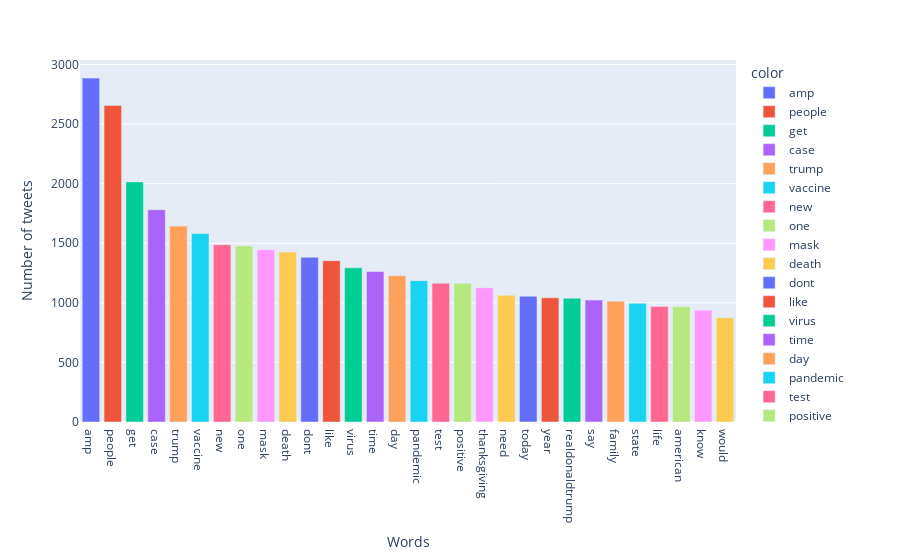

This figure's notebook cell:
### Code cell
words_covid_df = pd.DataFrame(columns = ['words'])
words_covid_df['words'] = words_covid

words_covid_df = words_covid_df['words'].value_counts(sort=True).to_frame().reset_index().rename(columns={'words':'occurences','index': 'words'})
words_covid_df = words_covid_df[words_covid_df['words'] != "covid19"]
words_covid_df = words_covid_df[words_covid_df['words'] != "corona"]
words_covid_df = words_covid_df[words_covid_df['words'] != "covid"]
words_covid_df = words_covid_df[words_covid_df['words'] != "coronavirus"]

words_covid_df['words'] = words_covid_df['words'].apply(lambda x: check_word(x))
words_covid_df = words_covid_df[words_covid_df['words'] != "x"]
words_covid_df = words_covid_df.head(30)
word_occurences = px.bar(x = words_covid_df['words'], 
                    y = words_covid_df['occurences'],
                    title = '', 
                    labels = dict(x = 'Words', y = 'Number of tweets'),
                    color = words_covid_df['words'])
                    
word_occurences.show()

### Figure 1 — Plotly figure (JSON) as saved in the notebook; plotly's stock layout.template omitted (floating-point values rounded to 4 significant figures)
{"data": [{"alignmentgroup": "True", "hovertemplate": "color=amp<br>Words=%{x}<br>Number of tweets=%{y}<extra></extra>", "legendgroup": "amp", "marker": {"color": "#636efa"}, "name": "amp", "offsetgroup": "amp", "orientation": "v", "showlegend": true, "textposition": "auto", "type": "bar", "x": ["amp"], "xaxis": "x", "y": [2886], "yaxis": "y"}, {"alignmentgroup": "True", "hovertemplate": "color=people<br>Words=%{x}<br>Number of tweets=%{y}<extra></extra>", "legendgroup": "people", "marker": {"color": "#EF553B"}, "name": "people", "offsetgroup": "people", "orientation": "v", "showlegend": true, "textposition": "auto", "type": "bar", "x": ["people"], "xaxis": "x", "y": [2657], "yaxis": "y"}, {"alignmentgroup": "True", "hovertemplate": "color=get<br>Words=%{x}<br>Number of tweets=%{y}<extra></extra>", "legendgroup": "get", "marker": {"color": "#00cc96"}, "name": "get", "offsetgroup": "get", "orientation": "v", "showlegend": true, "textposition": "auto", "type": "bar", "x": ["get"], "xaxis": "x", "y": [2015], "yaxis": "y"}, {"alignmentgroup": "True", "hovertemplate": "color=case<br>Words=%{x}<br>Number of tweets=%{y}<extra></extra>", "legendgroup": "case", "marker": {"color": "#ab63fa"}, "name": "case", "offsetgroup": "case", "orientation": "v", "showlegend": true, "textposition": "auto", "type": "bar", "x": ["case"], "xaxis": "x", "y": [1781], "yaxis": "y"}, {"alignmentgroup": "True", "hovertemplate": "color=trump<br>Words=%{x}<br>Number of tweets=%{y}<extra></extra>", "legendgroup": "trump", "marker": {"color": "#FFA15A"}, "name": "trump", "offsetgroup": "trump", "orientation": "v", "showlegend": true, "textposition": "auto", "type": "bar", "x": ["trump"], "xaxis": "x", "y": [1644], "yaxis": "y"}, {"alignmentgroup": "True", "hovertemplate": "color=vaccine<br>Words=%{x}<br>Number of tweets=%{y}<extra></extra>", "legendgroup": "vaccine", "marker": {"color": "#19d3f3"}, "name": "vaccine", "offsetgroup": "vaccine", "orientation": "v", "showlegend": true, "textposition": "auto", "type": "bar", "x": ["vaccine"], "xaxis": "x", "y": [1581], "yaxis": "y"}, {"alignmentgroup": "True", "hovertemplate": "color=new<br>Words=%{x}<br>Number of tweets=%{y}<extra></extra>", "legendgroup": "new", "marker": {"color": "#FF6692"}, "name": "new", "offsetgroup": "new", "orientation": "v", "showlegend": true, "textposition": "auto", "type": "bar", "x": ["new"], "xaxis": "x", "y": [1488], "yaxis": "y"}, {"alignmentgroup": "True", "hovertemplate": "color=one<br>Words=%{x}<br>Number of tweets=%{y}<extra></extra>", "legendgroup": "one", "marker": {"color": "#B6E880"}, "name": "one", "offsetgroup": "one", "orientation": "v", "showlegend": true, "textposition": "auto", "type": "bar", "x": ["one"], "xaxis": "x", "y": [1478], "yaxis": "y"}, {"alignmentgroup": "True", "hovertemplate": "color=mask<br>Words=%{x}<br>Number of tweets=%{y}<extra></extra>", "legendgroup": "mask", "marker": {"color": "#FF97FF"}, "name": "mask", "offsetgroup": "mask", "orientation": "v", "showlegend": true, "textposition": "auto", "type": "bar", "x": ["mask"], "xaxis": "x", "y": [1446], "yaxis": "y"}, {"alignmentgroup": "True", "hovertemplate": "color=death<br>Words=%{x}<br>Number of tweets=%{y}<extra></extra>", "legendgroup": "death", "marker": {"color": "#FECB52"}, "name": "death", "offsetgroup": "death", "orientation": "v", "showlegend": true, "textposition": "auto", "type": "bar", "x": ["death"], "xaxis": "x", "y": [1426], "yaxis": "y"}, {"alignmentgroup": "True", "hovertemplate": "color=dont<br>Words=%{x}<br>Number of tweets=%{y}<extra></extra>", "legendgroup": "dont", "marker": {"color": "#636efa"}, "name": "dont", "offsetgroup": "dont", "orientation": "v", "showlegend": true, "textposition": "auto", "type": "bar", "x": ["dont"], "xaxis": "x", "y": [1382], "yaxis": "y"}, {"alignmentgroup": "True", "hovertemplate": "color=like<br>Words=%{x}<br>Number of tweets=%{y}<extra></extra>", "legendgroup": "like", "marker": {"color": "#EF553B"}, "name": "like", "offsetgroup": "like", "orientation": "v", "showlegend": true, "textposition": "auto", "type": "bar", "x": ["like"], "xaxis": "x", "y": [1354], "yaxis": "y"}, {"alignmentgroup": "True", "hovertemplate": "color=virus<br>Words=%{x}<br>Number of tweets=%{y}<extra></extra>", "legendgroup": "virus", "marker": {"color": "#00cc96"}, "name": "virus", "offsetgroup": "virus", "orientation": "v", "showlegend": true, "textposition": "auto", "type": "bar", "x": ["virus"], "xaxis": "x", "y": [1294], "yaxis": "y"}, {"alignmentgroup": "True", "hovertemplate": "color=time<br>Words=%{x}<br>Number of tweets=%{y}<extra></extra>", "legendgroup": "time", "marker": {"color": "#ab63fa"}, "name": "time", "offsetgroup": "time", "orientation": "v", "showlegend": true, "textposition": "auto", "type": "bar", "x": ["time"], "xaxis": "x", "y": [1263], "yaxis": "y"}, {"alignmentgroup": "True", "hovertemplate": "color=day<br>Words=%{x}<br>Number of tweets=%{y}<extra></extra>", "legendgroup": "day", "marker": {"color": "#FFA15A"}, "name": "day", "offsetgroup": "day", "orientation": "v", "showlegend": true, "textposition": "auto", "type": "bar", "x": ["day"], "xaxis": "x", "y": [1228], "yaxis": "y"}, {"alignmentgroup": "True", "hovertemplate": "color=pandemic<br>Words=%{x}<br>Number of tweets=%{y}<extra></extra>", "legendgroup": "pandemic", "marker": {"color": "#19d3f3"}, "name": "pandemic", "offsetgroup": "pandemic", "orientation": "v", "showlegend": true, "textposition": "auto", "type": "bar", "x": ["pandemic"], "xaxis": "x", "y": [1186], "yaxis": "y"}, {"alignmentgroup": "True", "hovertemplate": "color=test<br>Words=%{x}<br>Number of tweets=%{y}<extra></extra>", "legendgroup": "test", "marker": {"color": "#FF6692"}, "name": "test", "offsetgroup": "test", "orientation": "v", "showlegend": true, "textposition": "auto", "type": "bar", "x": ["test"], "xaxis": "x", "y": [1164], "yaxis": "y"}, {"alignmentgroup": "True", "hovertemplate": "color=positive<br>Words=%{x}<br>Number of tweets=%{y}<extra></extra>", "legendgroup": "positive", "marker": {"color": "#B6E880"}, "name": "positive", "offsetgroup": "positive", "orientation": "v", "showlegend": true, "textposition": "auto", "type": "bar", "x": ["positive"], "xaxis": "x", "y": [1164], "yaxis": "y"}, {"alignmentgroup": "True", "hovertemplate": "color=thanksgiving<br>Words=%{x}<br>Number of tweets=%{y}<extra></extra>", "legendgroup": "thanksgiving", "marker": {"color": "#FF97FF"}, "name": "thanksgiving", "offsetgroup": "thanksgiving", "orientation": "v", "showlegend": true, "textposition": "auto", "type": "bar", "x": ["thanksgiving"], "xaxis": "x", "y": [1127], "yaxis": "y"}, {"alignmentgroup": "True", "hovertemplate": "color=need<br>Words=%{x}<br>Number of tweets=%{y}<extra></extra>", "legendgroup": "need", "marker": {"color": "#FECB52"}, "name": "need", "offsetgroup": "need", "orientation": "v", "showlegend": true, "textposition": "auto", "type": "bar", "x": ["need"], "xaxis": "x", "y": [1063], "yaxis": "y"}, {"alignmentgroup": "True", "hovertemplate": "color=today<br>Words=%{x}<br>Number of tweets=%{y}<extra></extra>", "legendgroup": "today", "marker": {"color": "#636efa"}, "name": "today", "offsetgroup": "today", "orientation": "v", "showlegend": true, "textposition": "auto", "type": "bar", "x": ["today"], "xaxis": "x", "y": [1055], "yaxis": "y"}, {"alignmentgroup": "True", "hovertemplate": "color=year<br>Words=%{x}<br>Number of tweets=%{y}<extra></extra>", "legendgroup": "year", "marker": {"color": "#EF553B"}, "name": "year", "offsetgroup": "year", "orientation": "v", "showlegend": true, "textposition": "auto", "type": "bar", "x": ["year"], "xaxis": "x", "y": [1042], "yaxis": "y"}, {"alignmentgroup": "True", "hovertemplate": "color=realdonaldtrump<br>Words=%{x}<br>Number of tweets=%{y}<extra></extra>", "legendgroup": "realdonaldtrump", "marker": {"color": "#00cc96"}, "name": "realdonaldtrump", "offsetgroup": "realdonaldtrump", "orientation": "v", "showlegend": true, "textposition": "auto", "type": "bar", "x": ["realdonaldtrump"], "xaxis": "x", "y": [1039], "yaxis": "y"}, {"alignmentgroup": "True", "hovertemplate": "color=say<br>Words=%{x}<br>Number of tweets=%{y}<extra></extra>", "legendgroup": "say", "marker": {"color": "#ab63fa"}, "name": "say", "offsetgroup": "say", "orientation": "v", "showlegend": true, "textposition": "auto", "type": "bar", "x": ["say"], "xaxis": "x", "y": [1023], "yaxis": "y"}, {"alignmentgroup": "True", "hovertemplate": "color=family<br>Words=%{x}<br>Number of tweets=%{y}<extra></extra>", "legendgroup": "family", "marker": {"color": "#FFA15A"}, "name": "family", "offsetgroup": "family", "orientation": "v", "showlegend": true, "textposition": "auto", "type": "bar", "x": ["family"], "xaxis": "x", "y": [1014], "yaxis": "y"}, {"alignmentgroup": "True", "hovertemplate": "color=state<br>Words=%{x}<br>Number of tweets=%{y}<extra></extra>", "legendgroup": "state", "marker": {"color": "#19d3f3"}, "name": "state", "offsetgroup": "state", "orientation": "v", "showlegend": true, "textposition": "auto", "type": "bar", "x": ["state"], "xaxis": "x", "y": [996], "yaxis": "y"}, {"alignmentgroup": "True", "hovertemplate": "color=life<br>Words=%{x}<br>Number of tweets=%{y}<extra></extra>", "legendgroup": "life", "marker": {"color": "#FF6692"}, "name": "life", "offsetgroup": "life", "orientation": "v", "showlegend": true, "textposition": "auto", "type": "bar", "x": ["life"], "xaxis": "x", "y": [970], "yaxis": "y"}, {"alignmentgroup": "True", "hovertemplate": "color=american<br>Words=%{x}<br>Number of tweets=%{y}<extra></extra>", "legendgroup": "american", "marker": {"color": "#B6E880"}, "name": "american", "offsetgroup": "american", "orientation": "v", "showlegend": true, "textposition": "auto", "type": "bar", "x": ["american"], "xaxis": "x", "y": [968], "yaxis": "y"}, {"alignmentgroup": "True", "hovertemplate": "color=know<br>Words=%{x}<br>Number of tweets=%{y}<extra></extra>", "legendgroup": "know", "marker": {"color": "#FF97FF"}, "name": "know", "offsetgroup": "know", "orientation": "v", "showlegend": true, "textposition": "auto", "type": "bar", "x": ["know"], "xaxis": "x", "y": [938], "yaxis": "y"}, {"alignmentgroup": "True", "hovertemplate": "color=would<br>Words=%{x}<br>Number of tweets=%{y}<extra></extra>", "legendgroup": "would", "marker": {"color": "#FECB52"}, "name": "would", "offsetgroup": "would", "orientation": "v", "showlegend": true, "textposition": "auto", "type": "bar", "x": ["would"], "xaxis": "x", "y": [875], "yaxis": "y"}], "layout": {"barmode": "relative", "legend": {"title": {"text": "color"}, "tracegroupgap": 0}, "margin": {"t": 60}, "xaxis": {"anchor": "y", "domain": [0, 1], "title": {"text": "Words"}}, "yaxis": {"anchor": "x", "domain": [0, 1], "title": {"text": "Number of tweets"}}}}
